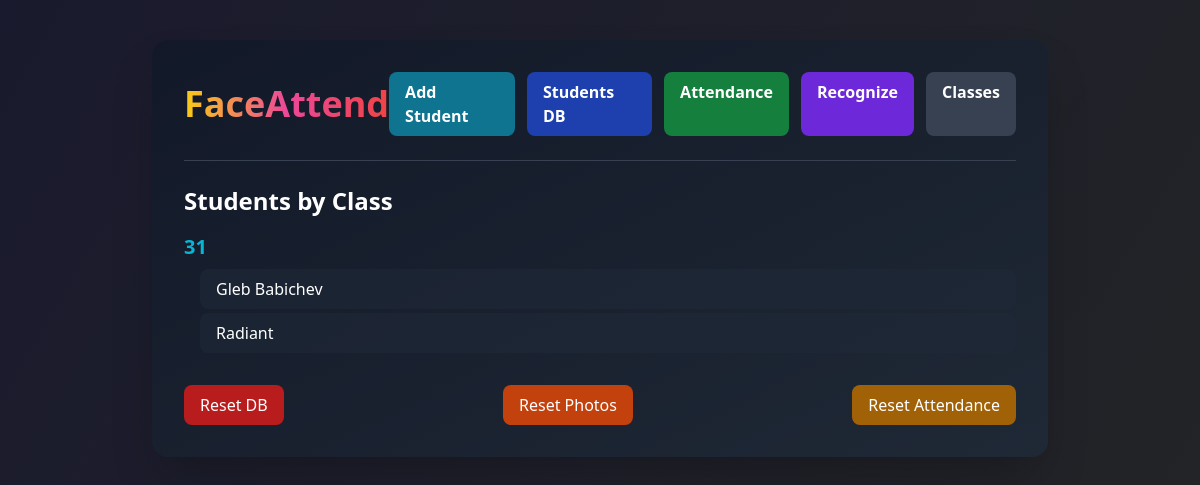
Before: / with the older database file.
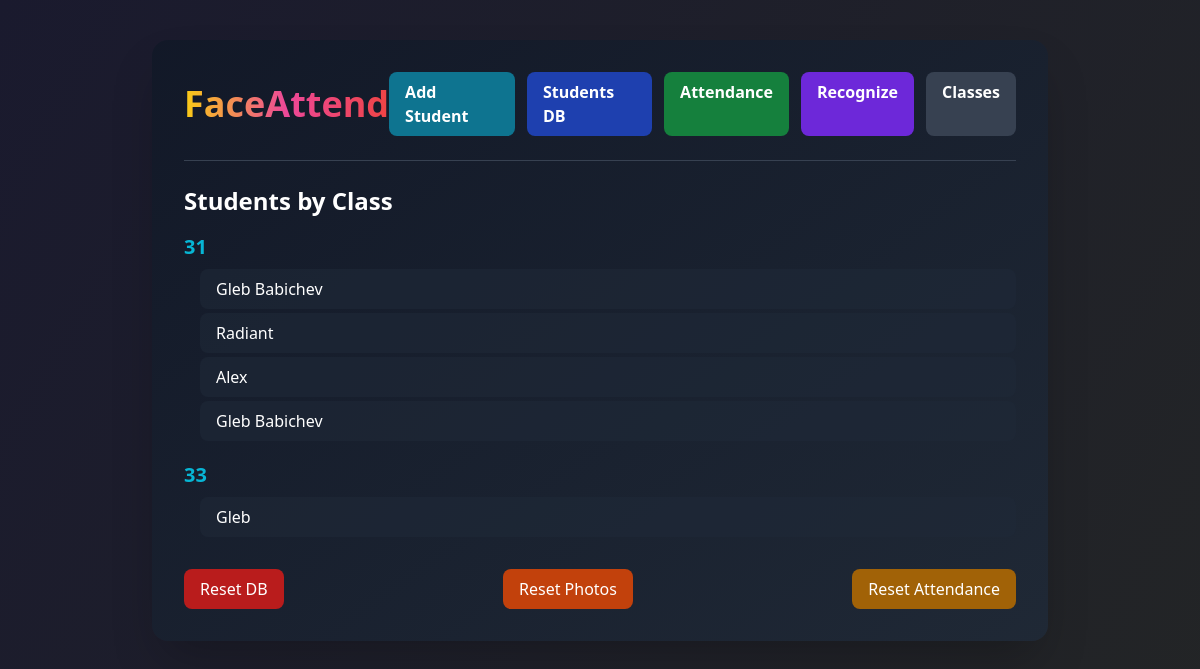
After: the same page with the newer database file.
### tables this page shows
CREATE TABLE students (
            id INTEGER PRIMARY KEY AUTOINCREMENT,
            name TEXT NOT NULL,
            class TEXT NOT NULL,
            embedding BLOB NOT NULL
        );

### app.py (the view)
@app.route('/')
def index():
    students = load_students()
    classes = get_all_classes()
    students_by_class = {}
    for student in students:
        class_name = student[2]
        students_by_class.setdefault(class_name, []).append(student)
    return render_template('index.html', students_by_class=students_by_class, classes=classes)

### recognizer/face_utilits.py (called while the page is built)
def get_all_classes():
    conn = sqlite3.connect(DATABASE_PATH)
    cursor = conn.cursor()
    cursor.execute("SELECT name FROM classes ORDER BY name")
    classes = [row[0] for row in cursor.fetchall()]
    conn.close()
    return classes

def load_students():
    conn = sqlite3.connect(DATABASE_PATH)
    cursor = conn.cursor()
    cursor.execute("SELECT id, name, class FROM students")
    data = cursor.fetchall()
    conn.close()
    return data

### templates/index.html (shortened to what this page needs)
<!DOCTYPE html>
<html lang="en">
<head>
    <script src="https://cdn.tailwindcss.com"></script>
</head>
<body class="min-h-screen flex flex-col items-center text-white">
    <div class="w-full max-w-4xl mx-auto mt-10 p-8 rounded-2xl shadow-2xl bg-gradient-to-br from-gray-900/90 to-gray-800/90">
        <div class="flex items-center justify-between mb-6">
            <h1 class="text-4xl font-extrabold bg-gradient-to-r from-yellow-400 via-pink-500 to-red-500 bg-clip-text text-transparent">FaceAttend</h1>
            <div class="flex gap-3">
                <a href="{{ url_for('add_student_route') }}" class="px-4 py-2 bg-cyan-700 rounded-lg hover:bg-cyan-600 font-bold transition">Add Student</a>
                <a href="{{ url_for('students_db') }}" class="px-4 py-2 bg-blue-800 rounded-lg hover:bg-blue-700 font-bold transition">Students DB</a>
                <a href="{{ url_for('attendance') }}" class="px-4 py-2 bg-green-700 rounded-lg hover:bg-green-600 font-bold transition">Attendance</a>
                <a href="{{ url_for('recognize') }}" class="px-4 py-2 bg-violet-700 rounded-lg hover:bg-violet-600 font-bold transition">Recognize</a>
                <a href="{{ url_for('manage_classes') }}" class="px-4 py-2 bg-gray-700 rounded-lg hover:bg-gray-600 font-bold transition">Classes</a>
            </div>
        </div>
        <hr class="mb-6 border-gray-700">
        <div>
            <h2 class="text-2xl font-bold mb-4">Students by Class</h2>
            {% if students_by_class %}
                {% for class_name, students in students_by_class.items() %}
                    <div class="mb-5">
                        <div class="text-xl font-semibold bg-gradient-to-r from-cyan-500 to-blue-500 bg-clip-text text-transparent">{{ class_name }}</div>
                        <ul class="ml-4 mt-2 space-y-1">
                            {% for s in students %}
                                <li class="bg-gray-800/60 rounded-lg px-4 py-2">{{ s[1] }}</li>
                            {% else %}
                                <li class="text-gray-400">No students in this class yet.</li>
                            {% endfor %}
                        </ul>
                    </div>
                {% endfor %}
            {% else %}
                <div class="text-gray-400">No students or classes yet. Start by adding a class and a student!</div>
            {% endif %}
        </div>
        <div class="flex gap-3 mt-8 justify-between">
            <a href="{{ url_for('reset_db') }}" class="px-4 py-2 bg-red-700 rounded-lg hover:bg-red-600 transition">Reset DB</a>
            <a href="{{ url_for('reset_photos') }}" class="px-4 py-2 bg-orange-700 rounded-lg hover:bg-orange-600 transition">Reset Photos</a>
            <a href="{{ url_for('reset_csv_route') }}" class="px-4 py-2 bg-yellow-700 rounded-lg hover:bg-yellow-600 transition">Reset Attendance</a>
        </div>
    </div>
</body>
</html>

Changed rows visible on the page:
added students: name "Alex"
added students: name "Gleb Babichev"
added students: name "Gleb"
